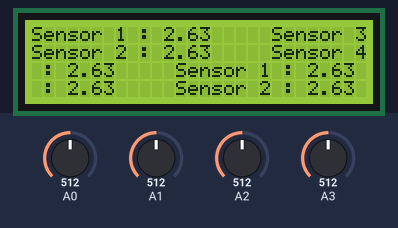
The sketch below on a simulated Arduino Uno, built with avr-gcc and run on an emulated ATmega328P. On the bench: 28×4 character LCD. The inputs (shaded band) are chosen by the test bench; at power-on: A0 = 512, A1 = 512, A2 = 512, A3 = 512. What the sketch prints to the serial monitor is not drawn.

Above: at 3.3 s.
3.4 s: A0 set to 716
At 4.7 s:
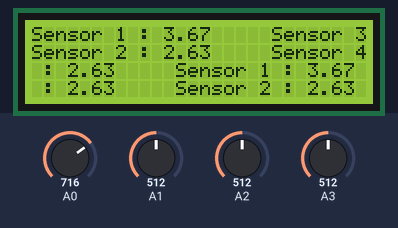
5.7 s: A1 set to 716
At 6.8 s:
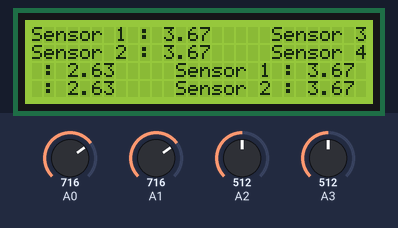
7.9 s: A2 set to 716
At 9.6 s:
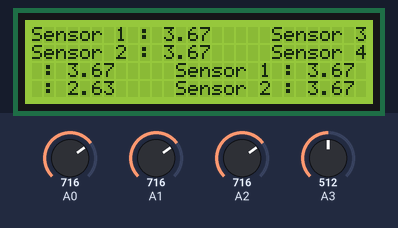
10.0 s: A3 set to 716
At 11.1 s:
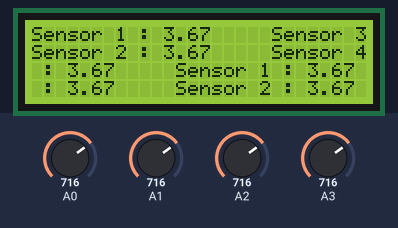
12.1 s: A0 set to 992
At 13.3 s:
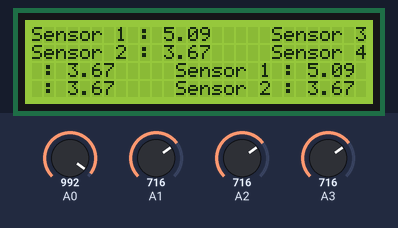
14.2 s: A1 set to 992
At 15.4 s:
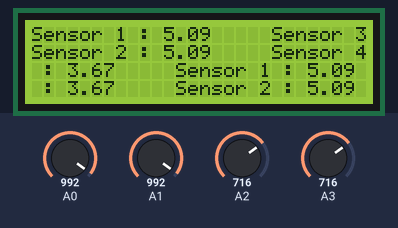
Timing chart, 0 to 17.2 s (numbered marks = the images above; inputs shaded):
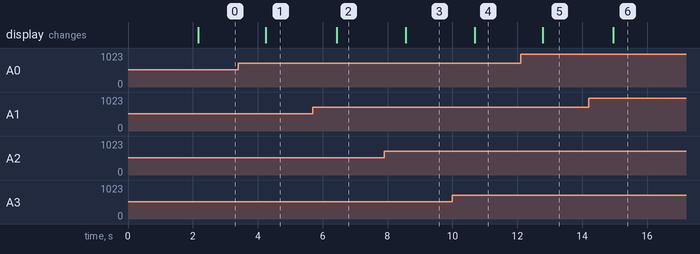

Measured:
- after the input at 3.4 s, the display: changes after 0.85 s (image 1)
- after the input at 5.7 s, the display: changes after 0.73 s (image 2)
- after the input at 7.9 s, the display: changes after 0.66 s (image 3)
- after the input at 10.0 s, the display: changes after 0.69 s (image 4)
- after the input at 12.1 s, the display: changes after 0.68 s (image 5)
- after the input at 14.2 s, the display: changes after 0.76 s (image 6)

The sketch:

Pot_Tester_and_Reader.ino
```cpp
//Pot Reader V0.1
//by David Jason Hall


//#include <DS3231.h> Time Modual Libary
#include <LiquidCrystal_I2C.h> // LCD Libary
//#include <MultiMover_Sys.h> Update program via Libary?
int Debug = true;
LiquidCrystal_I2C lcd(0x27, 28, 4);


// the setup routine runs once when you press reset:
void setup() {

  //Initalise LCD
  lcd.init();
  lcd.backlight();

  // initialize serial communication at 9600 bits per second:
  Serial.begin(9600);

  //Serial Print Line Welcome Page
  Serial.println("Multi MOver Sensor Tester");
  Serial.println("Ver : 0.01");
  Serial.println("By: David Jason Hall");
  Serial.println("Patent Pending");

  //LCD Splash Screen
  lcd.setCursor(2,1);
  lcd.print("Mult - Mover  UK");
  lcd.setCursor(0,3);
  lcd.print("Ver: 0.0.1");
  delay(2000);
  lcd.clear();
}


// the loop routine runs over and over again forever:
void loop() {
  // read the input on analog pin 0:
  int sensorValueA = analogRead(A0); //Only used for all
  int sensorValueB = analogRead(A1); //Only used for models xxl and above
  int sensorValueC = analogRead(A2); //Only used for models xxl and above
  int sensorValueD = analogRead(A3); //Only used for models xxl and above

  // Raw data to Voltage convesion
  float voltageA= sensorValueA * (5.0 / 975.0); // Math for the conversion from raw data to something readable
  float voltageB= sensorValueB * (5.0 / 975.0); // Math for the conversion from raw data to something readable
  float voltageC= sensorValueC * (5.0 / 975.0); // Math for the conversion from raw data to something readable
  float voltageD= sensorValueD * (5.0 / 975.0); // Math for the conversion from raw data to something readable


  // print out the value you read:
  if (Debug == true) {Serial.print ("Input 1 : ") * Serial.print(voltageA) * Serial.println("");}
  if (Debug == true) {Serial.print ("Input 2 : ") * Serial.print(voltageB) * Serial.println("");}
  if (Debug == true) {Serial.print ("Input 3 : ") * Serial.print(voltageC) * Serial.println("");}
  if (Debug == true) {Serial.print ("Input 4 : ") * Serial.print(voltageD) * Serial.println("");}

  // Write to LCD
  lcd.setCursor(0,0); lcd.print("Sensor 1 : "); lcd.setCursor(11,0); lcd.print(voltageA);
  lcd.setCursor(0,1); lcd.print("Sensor 2 : "); lcd.setCursor(11,1); lcd.print(voltageB);
  lcd.setCursor(0,2); lcd.print("Sensor 3 : "); lcd.setCursor(11,2); lcd.print(voltageC);
  lcd.setCursor(0,3); lcd.print("Sensor 4 : "); lcd.setCursor(11,3); lcd.print(voltageD);

  delay(1000);  // delay in between reads for stability
}
```
